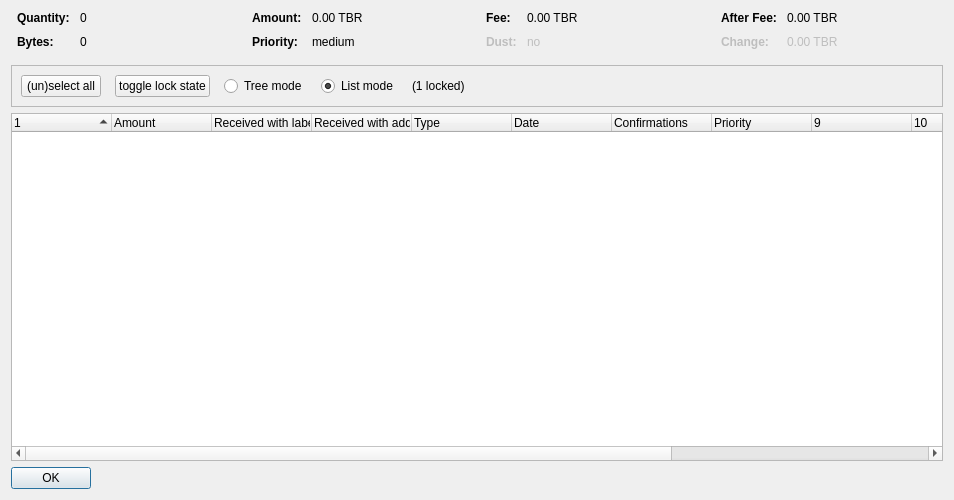
<?xml version="1.0" encoding="UTF-8"?>
<ui version="4.0">
 <class>CoinControlDialog</class>
 <widget class="QDialog" name="CoinControlDialog">
  <property name="geometry">
   <rect>
    <x>0</x>
    <y>0</y>
    <width>954</width>
    <height>500</height>
   </rect>
  </property>
  <property name="windowTitle">
   <string>Coin Selection</string>
  </property>
  <layout class="QVBoxLayout" name="verticalLayout">
   <item>
    <layout class="QHBoxLayout" name="horizontalLayoutTop" stretch="0,0,0,0">
     <property name="topMargin">
      <number>0</number>
     </property>
     <property name="bottomMargin">
      <number>10</number>
     </property>
     <item>
      <layout class="QFormLayout" name="formLayoutCoinControl1">
       <property name="horizontalSpacing">
        <number>10</number>
       </property>
       <property name="verticalSpacing">
        <number>10</number>
       </property>
       <property name="leftMargin">
        <number>6</number>
       </property>
       <property name="rightMargin">
        <number>6</number>
       </property>
       <item row="0" column="0">
        <widget class="QLabel" name="labelCoinControlQuantityText">
         <property name="font">
          <font>
           <weight>75</weight>
           <bold>true</bold>
          </font>
         </property>
         <property name="text">
          <string>Quantity:</string>
         </property>
        </widget>
       </item>
       <item row="0" column="1">
        <widget class="QLabel" name="labelCoinControlQuantity">
         <property name="cursor">
          <cursorShape>IBeamCursor</cursorShape>
         </property>
         <property name="contextMenuPolicy">
          <enum>Qt::ActionsContextMenu</enum>
         </property>
         <property name="text">
          <string notr="true">0</string>
         </property>
         <property name="textInteractionFlags">
          <set>Qt::LinksAccessibleByMouse|Qt::TextSelectableByKeyboard|Qt::TextSelectableByMouse</set>
         </property>
        </widget>
       </item>
       <item row="1" column="0">
        <widget class="QLabel" name="labelCoinControlBytesText">
         <property name="font">
          <font>
           <weight>75</weight>
           <bold>true</bold>
          </font>
         </property>
         <property name="text">
          <string>Bytes:</string>
         </property>
        </widget>
       </item>
       <item row="1" column="1">
        <widget class="QLabel" name="labelCoinControlBytes">
         <property name="cursor">
          <cursorShape>IBeamCursor</cursorShape>
         </property>
         <property name="contextMenuPolicy">
          <enum>Qt::ActionsContextMenu</enum>
         </property>
         <property name="text">
          <string notr="true">0</string>
         </property>
         <property name="textInteractionFlags">
          <set>Qt::LinksAccessibleByMouse|Qt::TextSelectableByKeyboard|Qt::TextSelectableByMouse</set>
         </property>
        </widget>
       </item>
      </layout>
     </item>
     <item>
      <layout class="QFormLayout" name="formLayoutCoinControl2">
       <property name="horizontalSpacing">
        <number>10</number>
       </property>
       <property name="verticalSpacing">
        <number>10</number>
       </property>
       <property name="leftMargin">
        <number>6</number>
       </property>
       <property name="rightMargin">
        <number>6</number>
       </property>
       <item row="0" column="0">
        <widget class="QLabel" name="labelCoinControlAmountText">
         <property name="font">
          <font>
           <weight>75</weight>
           <bold>true</bold>
          </font>
         </property>
         <property name="text">
          <string>Amount:</string>
         </property>
        </widget>
       </item>
       <item row="0" column="1">
        <widget class="QLabel" name="labelCoinControlAmount">
         <property name="cursor">
          <cursorShape>IBeamCursor</cursorShape>
         </property>
         <property name="contextMenuPolicy">
          <enum>Qt::ActionsContextMenu</enum>
         </property>
         <property name="text">
          <string notr="true">0.00 TBR</string>
         </property>
         <property name="textInteractionFlags">
          <set>Qt::LinksAccessibleByMouse|Qt::TextSelectableByKeyboard|Qt::TextSelectableByMouse</set>
         </property>
        </widget>
       </item>
       <item row="1" column="0">
        <widget class="QLabel" name="labelCoinControlPriorityText">
         <property name="font">
          <font>
           <weight>75</weight>
           <bold>true</bold>
          </font>
         </property>
         <property name="text">
          <string>Priority:</string>
         </property>
        </widget>
       </item>
       <item row="1" column="1">
        <widget class="QLabel" name="labelCoinControlPriority">
         <property name="cursor">
          <cursorShape>IBeamCursor</cursorShape>
         </property>
         <property name="contextMenuPolicy">
          <enum>Qt::ActionsContextMenu</enum>
         </property>
         <property name="text">
          <string>medium</string>
         </property>
         <property name="textInteractionFlags">
          <set>Qt::LinksAccessibleByMouse|Qt::TextSelectableByKeyboard|Qt::TextSelectableByMouse</set>
         </property>
        </widget>
       </item>
      </layout>
     </item>
     <item>
      <layout class="QFormLayout" name="formLayoutCoinControl3">
       <property name="horizontalSpacing">
        <number>10</number>
       </property>
       <property name="verticalSpacing">
        <number>10</number>
       </property>
       <property name="leftMargin">
        <number>6</number>
       </property>
       <property name="rightMargin">
        <number>6</number>
       </property>
       <item row="0" column="0">
        <widget class="QLabel" name="labelCoinControlFeeText">
         <property name="font">
          <font>
           <weight>75</weight>
           <bold>true</bold>
          </font>
         </property>
         <property name="text">
          <string>Fee:</string>
         </property>
        </widget>
       </item>
       <item row="0" column="1">
        <widget class="QLabel" name="labelCoinControlFee">
         <property name="cursor">
          <cursorShape>IBeamCursor</cursorShape>
         </property>
         <property name="contextMenuPolicy">
          <enum>Qt::ActionsContextMenu</enum>
         </property>
         <property name="text">
          <string notr="true">0.00 TBR</string>
         </property>
         <property name="textInteractionFlags">
          <set>Qt::LinksAccessibleByMouse|Qt::TextSelectableByKeyboard|Qt::TextSelectableByMouse</set>
         </property>
        </widget>
       </item>
       <item row="1" column="0">
        <widget class="QLabel" name="labelCoinControlLowOutputText">
         <property name="enabled">
          <bool>false</bool>
         </property>
         <property name="font">
          <font>
           <weight>75</weight>
           <bold>true</bold>
          </font>
         </property>
         <property name="text">
          <string>Dust:</string>
         </property>
        </widget>
       </item>
       <item row="1" column="1">
        <widget class="QLabel" name="labelCoinControlLowOutput">
         <property name="enabled">
          <bool>false</bool>
         </property>
         <property name="cursor">
          <cursorShape>IBeamCursor</cursorShape>
         </property>
         <property name="contextMenuPolicy">
          <enum>Qt::ActionsContextMenu</enum>
         </property>
         <property name="text">
          <string>no</string>
         </property>
         <property name="textInteractionFlags">
          <set>Qt::LinksAccessibleByMouse|Qt::TextSelectableByKeyboard|Qt::TextSelectableByMouse</set>
         </property>
        </widget>
       </item>
      </layout>
     </item>
     <item>
      <layout class="QFormLayout" name="formLayoutCoinControl4">
       <property name="horizontalSpacing">
        <number>10</number>
       </property>
       <property name="verticalSpacing">
        <number>10</number>
       </property>
       <property name="leftMargin">
        <number>6</number>
       </property>
       <property name="rightMargin">
        <number>6</number>
       </property>
       <item row="0" column="0">
        <widget class="QLabel" name="labelCoinControlAfterFeeText">
         <property name="font">
          <font>
           <weight>75</weight>
           <bold>true</bold>
          </font>
         </property>
         <property name="text">
          <string>After Fee:</string>
         </property>
        </widget>
       </item>
       <item row="0" column="1">
        <widget class="QLabel" name="labelCoinControlAfterFee">
         <property name="cursor">
          <cursorShape>IBeamCursor</cursorShape>
         </property>
         <property name="contextMenuPolicy">
          <enum>Qt::ActionsContextMenu</enum>
         </property>
         <property name="text">
          <string notr="true">0.00 TBR</string>
         </property>
         <property name="textInteractionFlags">
          <set>Qt::LinksAccessibleByMouse|Qt::TextSelectableByKeyboard|Qt::TextSelectableByMouse</set>
         </property>
        </widget>
       </item>
       <item row="1" column="0">
        <widget class="QLabel" name="labelCoinControlChangeText">
         <property name="enabled">
          <bool>false</bool>
         </property>
         <property name="font">
          <font>
           <weight>75</weight>
           <bold>true</bold>
          </font>
         </property>
         <property name="text">
          <string>Change:</string>
         </property>
        </widget>
       </item>
       <item row="1" column="1">
        <widget class="QLabel" name="labelCoinControlChange">
         <property name="enabled">
          <bool>false</bool>
         </property>
         <property name="cursor">
          <cursorShape>IBeamCursor</cursorShape>
         </property>
         <property name="contextMenuPolicy">
          <enum>Qt::ActionsContextMenu</enum>
         </property>
         <property name="text">
          <string notr="true">0.00 TBR</string>
         </property>
         <property name="textInteractionFlags">
          <set>Qt::LinksAccessibleByMouse|Qt::TextSelectableByKeyboard|Qt::TextSelectableByMouse</set>
         </property>
        </widget>
       </item>
      </layout>
     </item>
    </layout>
   </item>
   <item>
    <widget class="QFrame" name="frame">
     <property name="minimumSize">
      <size>
       <width>0</width>
       <height>40</height>
      </size>
     </property>
     <property name="frameShape">
      <enum>QFrame::StyledPanel</enum>
     </property>
     <property name="frameShadow">
      <enum>QFrame::Sunken</enum>
     </property>
     <layout class="QHBoxLayout" name="horizontalLayout">
      <item>
       <layout class="QHBoxLayout" name="horizontalLayoutPanel" stretch="0,0,0,0,0,0">
        <property name="spacing">
         <number>14</number>
        </property>
        <item>
         <widget class="QPushButton" name="pushButtonSelectAll">
          <property name="sizePolicy">
           <sizepolicy hsizetype="Maximum" vsizetype="Fixed">
            <horstretch>0</horstretch>
            <verstretch>0</verstretch>
           </sizepolicy>
          </property>
          <property name="text">
           <string>(un)select all</string>
          </property>
          <property name="autoDefault">
           <bool>false</bool>
          </property>
         </widget>
        </item>
        <item>
         <widget class="QPushButton" name="pushButtonToggleLock">
          <property name="sizePolicy">
           <sizepolicy hsizetype="Maximum" vsizetype="Fixed">
            <horstretch>0</horstretch>
            <verstretch>0</verstretch>
           </sizepolicy>
          </property>
          <property name="text">
           <string>toggle lock state</string>
          </property>
          <property name="autoDefault">
           <bool>false</bool>
          </property>
         </widget>
        </item>
        <item>
         <widget class="QRadioButton" name="radioTreeMode">
          <property name="sizePolicy">
           <sizepolicy hsizetype="Maximum" vsizetype="Fixed">
            <horstretch>0</horstretch>
            <verstretch>0</verstretch>
           </sizepolicy>
          </property>
          <property name="text">
           <string>Tree mode</string>
          </property>
         </widget>
        </item>
        <item>
         <widget class="QRadioButton" name="radioListMode">
          <property name="sizePolicy">
           <sizepolicy hsizetype="Maximum" vsizetype="Fixed">
            <horstretch>0</horstretch>
            <verstretch>0</verstretch>
           </sizepolicy>
          </property>
          <property name="text">
           <string>List mode</string>
          </property>
          <property name="checked">
           <bool>true</bool>
          </property>
         </widget>
        </item>
        <item>
         <widget class="QLabel" name="labelLocked">
          <property name="text">
           <string>(1 locked)</string>
          </property>
         </widget>
        </item>
        <item>
         <spacer name="horizontalSpacer">
          <property name="orientation">
           <enum>Qt::Horizontal</enum>
          </property>
          <property name="sizeHint" stdset="0">
           <size>
            <width>40</width>
            <height>20</height>
           </size>
          </property>
         </spacer>
        </item>
       </layout>
      </item>
     </layout>
    </widget>
   </item>
   <item>
    <widget class="CoinControlTreeWidget" name="treeWidget">
     <property name="contextMenuPolicy">
      <enum>Qt::CustomContextMenu</enum>
     </property>
     <property name="sortingEnabled">
      <bool>false</bool>
     </property>
     <property name="columnCount">
      <number>13</number>
     </property>
     <attribute name="headerShowSortIndicator" stdset="0">
      <bool>true</bool>
     </attribute>
     <attribute name="headerStretchLastSection">
      <bool>false</bool>
     </attribute>
     <column>
      <property name="text">
       <string/>
      </property>
     </column>
     <column>
      <property name="text">
       <string>Amount</string>
      </property>
     </column>
     <column>
      <property name="text">
       <string>Received with label</string>
      </property>
     </column>
     <column>
      <property name="text">
       <string>Received with address</string>
      </property>
     </column>
     <column>
      <property name="text">
       <string>Type</string>
      </property>
     </column>
     <column>
      <property name="text">
       <string>Date</string>
      </property>
     </column>
     <column>
      <property name="text">
       <string>Confirmations</string>
      </property>
      <property name="toolTip">
       <string>Confirmed</string>
      </property>
     </column>
     <column>
      <property name="text">
       <string>Priority</string>
      </property>
     </column>
     <column>
      <property name="text">
       <string/>
      </property>
     </column>
     <column>
      <property name="text">
       <string/>
      </property>
     </column>
     <column>
      <property name="text">
       <string/>
      </property>
     </column>
     <column>
      <property name="text">
       <string/>
      </property>
     </column>
     <column>
      <property name="text">
       <string/>
      </property>
     </column>
    </widget>
   </item>
   <item>
    <widget class="QDialogButtonBox" name="buttonBox">
     <property name="sizePolicy">
      <sizepolicy hsizetype="Maximum" vsizetype="Fixed">
       <horstretch>0</horstretch>
       <verstretch>0</verstretch>
      </sizepolicy>
     </property>
     <property name="orientation">
      <enum>Qt::Horizontal</enum>
     </property>
     <property name="standardButtons">
      <set>QDialogButtonBox::Ok</set>
     </property>
    </widget>
   </item>
  </layout>
 </widget>
 <customwidgets>
  <customwidget>
   <class>CoinControlTreeWidget</class>
   <extends>QTreeWidget</extends>
   <header>coincontroltreewidget.h</header>
  </customwidget>
 </customwidgets>
 <resources/>
 <connections/>
</ui>
